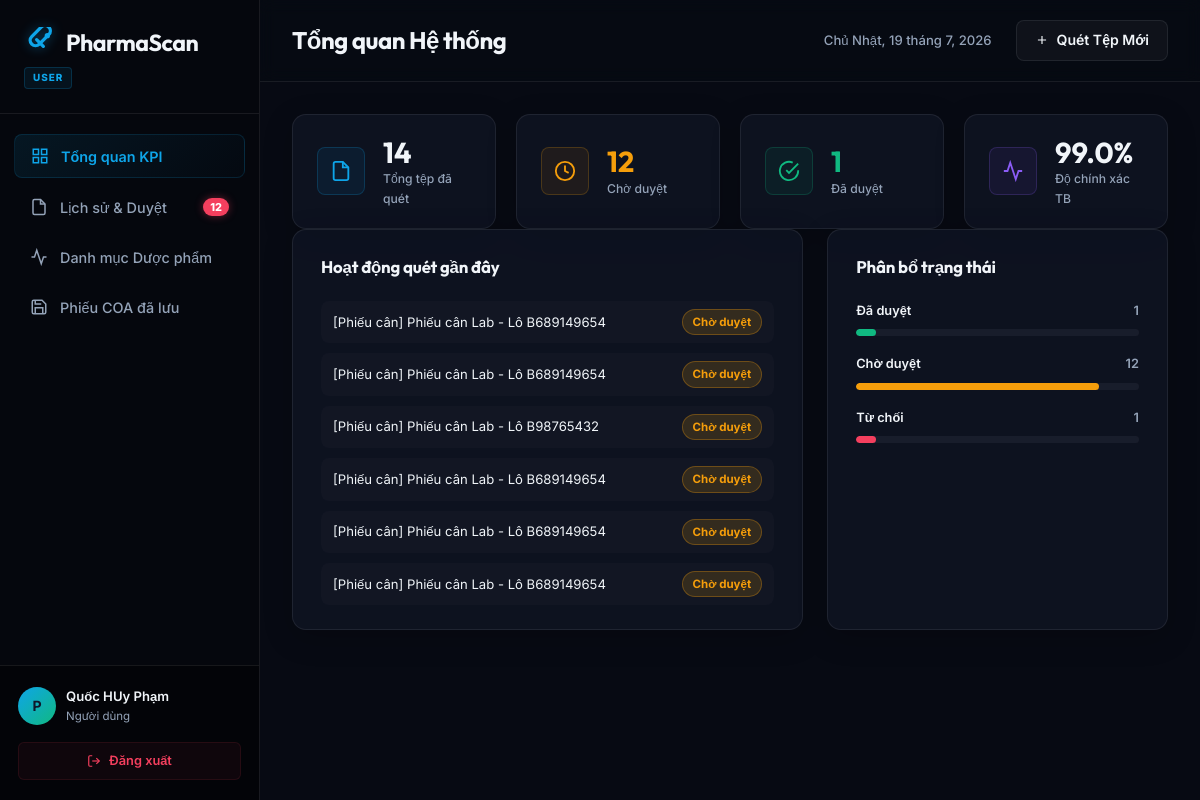
Before: /user/dashboard/ (signed in) with the older database file.
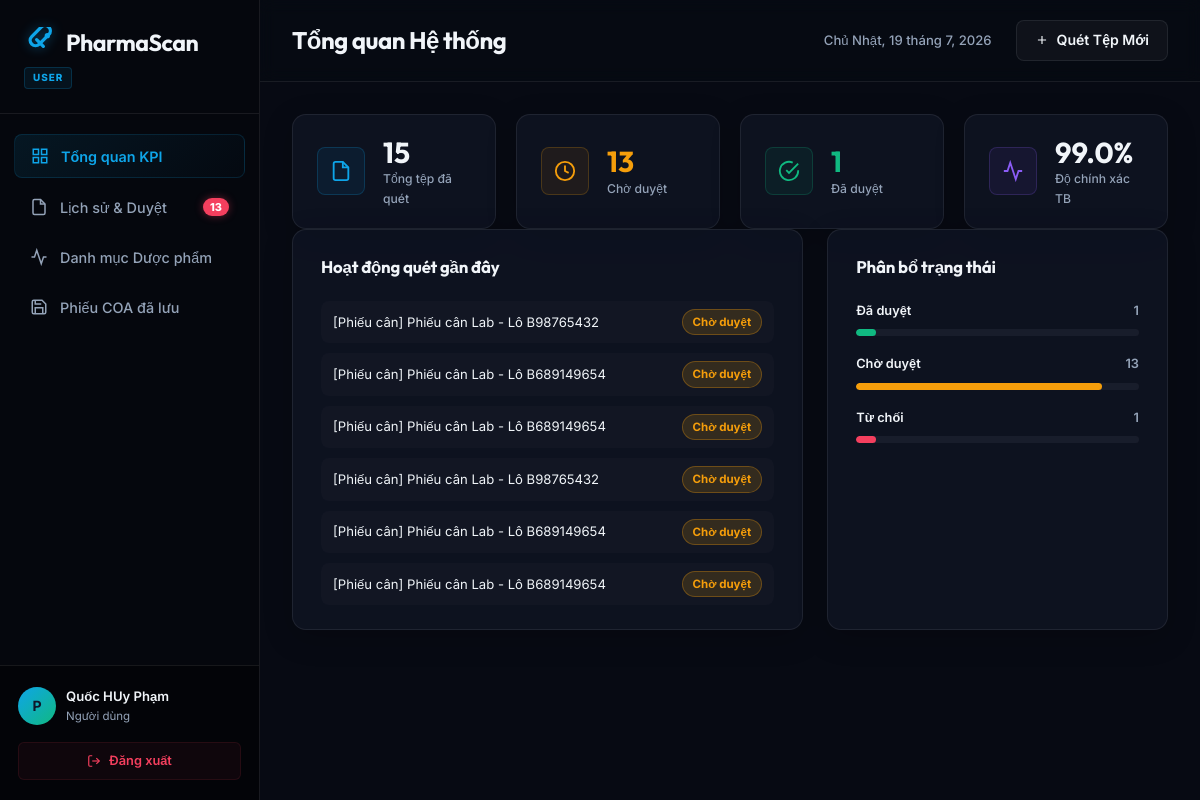
After: the same page with the newer database file.
### coreapp/models.py (models this page shows, shortened)
class CustomUser(AbstractUser):
    ROLE_CHOICES = [
        ('USER', 'Người dùng'),
        ('ADMIN', 'Quản trị viên'),
    ]
    email = models.EmailField(unique=True, verbose_name="Địa chỉ Email")
    phone_number = models.CharField(max_length=15, blank=True, null=True, verbose_name="Số điện thoại")
    birth_date = models.DateField(null=True, blank=True, verbose_name="Ngày sinh")
    is_password_changed = models.BooleanField(default=False, verbose_name="Đã đổi mật khẩu")
    password_reset_required = models.BooleanField(default=False, verbose_name="Yêu cầu đặt lại mật khẩu")
    role = models.CharField(
        max_length=10,
        choices=ROLE_CHOICES,
        default='USER',
        verbose_name="Chức vụ / Vai trò"
    )
    USERNAME_FIELD = 'email'
    REQUIRED_FIELDS = ['username']
    class Meta:
        verbose_name = "Người dùng"
        verbose_name_plural = "Người dùng"
        indexes = [
            models.Index(fields=['email']),
            models.Index(fields=['role']),
        ]

### user/models.py (models this page shows, shortened)
class ScannedDocument(models.Model):
    STATUS_CHOICES = [
        ('pending', 'Chờ duyệt'),
        ('approved', 'Đã duyệt'),
        ('rejected', 'Từ chối'),
    ]
    user = models.ForeignKey(
        settings.AUTH_USER_MODEL, on_delete=models.CASCADE,
        verbose_name="Người quét"
    )
    file_name = models.CharField(max_length=255, verbose_name="Tên tệp")
    scanned_at = models.DateTimeField(default=timezone.now, verbose_name="Ngày quét")
    status = models.CharField(
        max_length=20, choices=STATUS_CHOICES,
        default='pending', verbose_name="Trạng thái"
    )
    accuracy_score = models.FloatField(default=0.0, verbose_name="Độ chính xác")
    medicine = models.OneToOneField(
        MedicineItem, on_delete=models.SET_NULL,
        null=True, blank=True, verbose_name="Dược phẩm"
    )
    reviewed_by = models.ForeignKey(
        settings.AUTH_USER_MODEL, on_delete=models.SET_NULL,
        null=True, blank=True, related_name='reviewed_docs',
        verbose_name="Người kiểm duyệt"
    )
    reviewed_at = models.DateTimeField(null=True, blank=True, verbose_name="Ngày duyệt")
    notes = models.TextField(blank=True, verbose_name="Ghi chú")
    class Meta:
        verbose_name = "Tài liệu đã quét"
        verbose_name_plural = "Tài liệu đã quét"
        ordering = ['-scanned_at']

### user/views.py (the view)
# urls.py: path('dashboard/', views.dashboard_view, name='dashboard'),
@login_required(login_url='login')
def dashboard_view(request):
    try:
        docs = ScannedDocument.objects.filter(user=request.user).select_related('medicine', 'reviewed_by')
        medicines = MedicineItem.objects.filter(
            scanneddocument__user=request.user
        ).distinct()
        total_scans = docs.count()
        pending_count = docs.filter(status='pending').count()
        approved_count = docs.filter(status='approved').count()
        rejected_count = docs.filter(status='rejected').count()
        latest_docs = docs.order_by('-scanned_at')[:10]
        pending_docs = docs.filter(status='pending').order_by('-scanned_at')[:20]
        approved_medicines = MedicineItem.objects.filter(
            scanneddocument__user=request.user,
            scanneddocument__status='approved'
        ).distinct().order_by('-created_at')[:20]
        avg_accuracy = 0
        if total_scans > 0:
            avg_accuracy = docs.filter(accuracy_score__gt=0).aggregate(Avg('accuracy_score'))['accuracy_score__avg'] or 0
            avg_accuracy = round(avg_accuracy, 1)
        saved_reports = SavedCOAReport.objects.filter(user=request.user).order_by('-saved_at')
        context = {
            'docs': docs,
            'medicines': medicines,
            'total_scans': total_scans,
            'pending_count': pending_count,
            'approved_count': approved_count,
            'rejected_count': rejected_count,
            'latest_docs': latest_docs,
            'pending_docs': pending_docs,
            'approved_medicines': approved_medicines,
            'avg_accuracy': avg_accuracy,
            'saved_reports': saved_reports,
        }
        return render(request, 'user/dashboard.html', context)
    except Exception as e:
        logger.error(f"Error rendering dashboard: {str(e)}")
        return render(request, 'user/dashboard.html', {'error': 'Lỗi hệ thống khi hiển thị dashboard'})

### user/templates/user/dashboard.html (shortened to what this page needs)
{% extends 'user/base.html' %}
{% load static %}
{% block content %}
<div class="dashboard-wrapper w-full">
  <aside class="db-sidebar">
    <div class="db-sidebar-brand">
      <a href="{% url 'home' %}" class="logo">
        <span class="logo-text">Pharma<span class="highlight">Scan</span></span>
      </a>
      <span class="db-role-badge">{{ request.user.role }}</span>
    </div>
    <nav class="db-sidebar-menu">
      <button class="db-menu-item active" data-tab="tab-overview">
        <svg class="menu-icon" viewBox="0 0 24 24" fill="none" stroke="currentColor" stroke-width="2"><rect x="3" y="3" width="7" height="7"></rect><rect x="14" y="3" width="7" height="7"></rect><rect x="14" y="14" width="7" height="7"></rect><rect x="3" y="14" width="7" height="7"></rect></svg>
        <span>Tổng quan KPI</span>
      </button>
      <button class="db-menu-item" data-tab="tab-scans">
        <svg class="menu-icon" viewBox="0 0 24 24" fill="none" stroke="currentColor" stroke-width="2"><path d="M14 2H6a2 2 0 0 0-2 2v16a2 2 0 0 0 2 2h12a2 2 0 0 0 2-2V8z"></path><polyline points="14 2 14 8 20 8"></polyline></svg>
        <span>Lịch sử & Duyệt</span>
        <span class="pending-count-bubble" id="side-bubble" style="{% if not pending_count %}display:none{% endif %}">{{ pending_count }}</span>
      </button>
      <button class="db-menu-item" data-tab="tab-medicines">
        <svg class="menu-icon" viewBox="0 0 24 24" fill="none" stroke="currentColor" stroke-width="2"><path d="M22 12h-4l-3 9L9 3l-3 9H2"></path></svg>
        <span>Danh mục Dược phẩm</span>
      </button>
      <button class="db-menu-item" data-tab="tab-saved-coa">
        <svg class="menu-icon" viewBox="0 0 24 24" fill="none" stroke="currentColor" stroke-width="2"><path d="M19 21H5a2 2 0 0 1-2-2V5a2 2 0 0 1 2-2h11l5 5v11a2 2 0 0 1-2 2z"></path><polyline points="17 21 17 13 7 13 7 21"></polyline><polyline points="7 3 7 8 15 8"></polyline></svg>
        <span>Phiếu COA đã lưu</span>
      </button>
    </nav>
    <div class="db-sidebar-footer">
      <div class="user-profile-flex">
        <div class="avatar">{{ request.user.username|first|upper }}</div>
        <div class="user-info">
          <span class="user-name">{{ request.user.get_full_name|default:request.user.username }}</span>
          <span class="user-role">{{ request.user.get_role_display }}</span>
        </div>
      </div>
      <a href="{% url 'logout' %}" class="btn-logout" title="Đăng xuất">
        <svg viewBox="0 0 24 24" fill="none" stroke="currentColor" stroke-width="2"><path d="M9 21H5a2 2 0 0 1-2-2V5a2 2 0 0 1 2-2h4"></path><polyline points="16 17 21 12 16 7"></polyline><line x1="21" y1="12" x2="9" y2="12"></line></svg>
        <span>Đăng xuất</span>
      </a>
    </div>
  </aside>
  <main class="db-main">
    <header class="db-navbar">
      <div class="db-nav-left"><h2 id="db-tab-title">Tổng quan Hệ thống</h2></div>
      <div class="db-nav-right">
        <div class="db-date-today" id="db-live-date"></div>
        <a href="{% url 'scan_demo' %}" class="btn btn-secondary btn-nav">
          <svg viewBox="0 0 24 24" fill="none" stroke="currentColor" stroke-width="2" style="width:14px;height:14px"><line x1="12" y1="5" x2="12" y2="19"></line><line x1="5" y1="12" x2="19" y2="12"></line></svg>
          Quét Tệp Mới
        </a>
      </div>
    </header>
    <div class="db-content-scroll">
      <div class="db-tab-pane active" id="tab-overview">
        <div class="kpi-grid">
          <div class="kpi-card glass-card">
            <div class="kpi-icon-wrapper blue"><svg viewBox="0 0 24 24" fill="none" stroke="currentColor" stroke-width="2"><path d="M14 2H6a2 2 0 0 0-2 2v16a2 2 0 0 0 2 2h12a2 2 0 0 0 2-2V8z"></path><polyline points="14 2 14 8 20 8"></polyline></svg></div>
            <div class="kpi-details"><span class="kpi-num" id="kpi-total">{{ total_scans }}</span><span class="kpi-label">Tổng tệp đã quét</span></div>
          </div>
          <div class="kpi-card glass-card">
            <div class="kpi-icon-wrapper orange {% if pending_count > 0 %}pulse-icon{% endif %}"><svg viewBox="0 0 24 24" fill="none" stroke="currentColor" stroke-width="2"><circle cx="12" cy="12" r="10"></circle><polyline points="12 6 12 12 16 14"></polyline></svg></div>
            <div class="kpi-details"><span class="kpi-num" id="kpi-pending" style="color:{% if pending_count > 0 %}#f59e0b{% else %}var(--text-muted){% endif %}">{{ pending_count }}</span><span class="kpi-label">Chờ duyệt</span></div>
          </div>
          <div class="kpi-card glass-card">
            <div class="kpi-icon-wrapper green"><svg viewBox="0 0 24 24" fill="none" stroke="currentColor" stroke-width="2"><path d="M22 11.08V12a10 10 0 1 1-5.93-9.14"></path><polyline points="22 4 12 14.01 9 11.01"></polyline></svg></div>
            <div class="kpi-details"><span class="kpi-num" id="kpi-approved" style="color:var(--success)">{{ approved_count }}</span><span class="kpi-label">Đã duyệt</span></div>
          </div>
          <div class="kpi-card glass-card">
            <div class="kpi-icon-wrapper purple"><svg viewBox="0 0 24 24" fill="none" stroke="currentColor" stroke-width="2"><path d="M22 12h-4l-3 9L9 3l-3 9H2"></path></svg></div>
            <div class="kpi-details"><span class="kpi-num">{{ avg_accuracy }}%</span><span class="kpi-label">Độ chính xác TB</span></div>
          </div>
        </div>
        <div class="charts-grid">
          <div class="card glass-card chart-container-card">
            <h4 class="chart-card-title">Hoạt động quét gần đây</h4>
            {% if latest_docs %}
            <div style="display:flex;flex-direction:column;gap:10px">
              {% for doc in latest_docs|slice:":6" %}
              <div style="display:flex;align-items:center;justify-content:space-between;padding:8px 12px;background:rgba(255,255,255,.02);border-radius:8px;gap:10px">
                <span style="font-size:.82rem;overflow:hidden;text-overflow:ellipsis;white-space:nowrap;flex:1">{{ doc.file_name }}</span>
                <span class="sp {% if doc.status == 'pending' %}sp-pending{% elif doc.status == 'approved' %}sp-approved{% else %}sp-rejected{% endif %}">{{ doc.get_status_display }}</span>
              </div>
              {% endfor %}
            </div>
            {% else %}
            <p style="color:var(--text-muted);text-align:center;padding:40px 0;font-size:.88rem">Chưa có dữ liệu.</p>
            {% endif %}
          </div>
          <div class="card glass-card chart-container-card">
            <h4 class="chart-card-title">Phân bổ trạng thái</h4>
            <div class="distribution-list">
              <div class="dist-row"><div class="dist-labels"><span class="name">Đã duyệt</span><span class="pct">{{ approved_count }}</span></div><div class="dist-bar-wrap"><div class="dist-bar-fill" style="width:{% if total_scans %}{% widthratio approved_count total_scans 100 %}{% else %}0{% endif %}%;background:var(--success)"></div></div></div>
              <div class="dist-row"><div class="dist-labels"><span class="name">Chờ duyệt</span><span class="pct">{{ pending_count }}</span></div><div class="dist-bar-wrap"><div class="dist-bar-fill" style="width:{% if total_scans %}{% widthratio pending_count total_scans 100 %}{% else %}0{% endif %}%;background:#f59e0b"></div></div></div>
              <div class="dist-row"><div class="dist-labels"><span class="name">Từ chối</span><span class="pct">{{ rejected_count }}</span></div><div class="dist-bar-wrap"><div class="dist-bar-fill" style="width:{% if total_scans %}{% widthratio rejected_count total_scans 100 %}{% else %}0{% endif %}%;background:var(--danger)"></div></div></div>
            </div>
          </div>
        </div>
      </div>
    </div>
  </main>
</div>
{% endblock %}

### user/templates/user/base.html (shortened to what this page needs)
{% load static %}
<!DOCTYPE html>
<html lang="vi">
<head>
    <link rel="stylesheet" href="{% static 'coreapp/css/style.css' %}">
</head>
<body>
    <div class="bg-glow bg-glow-1"></div>
    <div class="grid-overlay"></div>
    <main class="main-content">
        {% block content %}{% endblock %}
    </main>
</body>
</html>

### user/templates/user/dashboard.html (style rules this page uses)
body { padding-top:0!important;background-color:var(--bg-dark) }
.main-content { min-height:100vh;display:flex }
.sp { font-size:.72rem;font-weight:700;padding:3px 10px;border-radius:20px;white-space:nowrap }
.sp-pending { background:rgba(245,158,11,.15);color:#f59e0b;border:1px solid rgba(245,158,11,.3) }
.db-tab-pane { display:none }
.db-tab-pane.active { display:block }
.dist-bar-wrap { background:rgba(255,255,255,.05);border-radius:4px;height:7px;overflow:hidden }
.dist-bar-fill { height:100%;border-radius:4px;transition:.5s }

Changed rows visible on the page:
no longer on this page (row unchanged): ScannedDocument: file_name "[Phiếu cân] Phiếu cân Lab - Lô B689149654", status "Chờ duyệt"
added ScannedDocument: file_name "[Phiếu cân] Phiếu cân Lab - Lô B98765432", status "Chờ duyệt"
Other visible differences:
{{ pending_count }}: "12" → "13"
{{ total_scans }}: "14" → "15"
